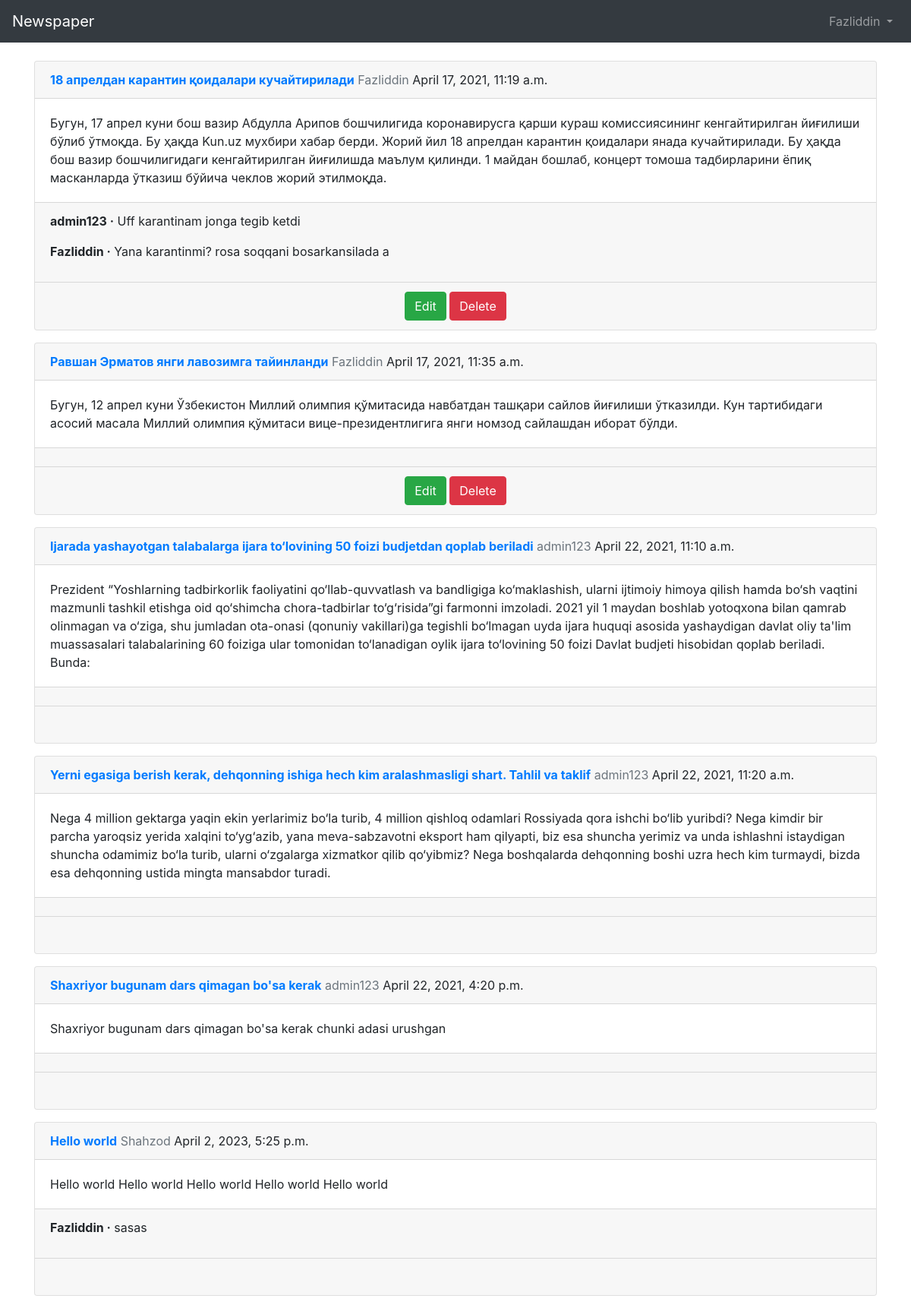
/articles/ (signed in), run on the app's committed database.
### users/models.py (models this page shows)
class CustomerUser(AbstractUser):
    age = models.PositiveIntegerField(null=True,blank=True)
    address = models.CharField(max_length=200,null=True,blank=True)
    universitet = models.CharField(max_length=200,null=True,blank=True)

### articles/models.py (models this page shows, shortened)
class Article(models.Model):
    title = models.CharField(max_length=250)
    image = models.ImageField(upload_to='media/',null=True,blank=True)  #new
    body = models.TextField()
    date = models.DateTimeField(auto_now_add=True)
    author = models.ForeignKey(
        get_user_model(),
        on_delete = models.CASCADE,
    )

class Comment(models.Model):
    article = models.ForeignKey(
        Article,
        on_delete=models.CASCADE,
        related_name='comments',
        )
    comment = models.CharField(max_length=120)
    author = models.ForeignKey(
        get_user_model(),
        on_delete=models.CASCADE,
                               )
    def __str__(self):
        return self.comment

### articles/views.py (the view)
# urls.py: path('',ArticleListView.as_view(),name='article_list'),
class ArticleListView(ListView):
    model = Article
    template_name = 'article_list.html'

### templates/article_list.html (shortened to what this page needs)
{% extends 'base.html' %}
{% block content %}
{% for article in object_list %}
<div class="card mb-3">
    <div class="card-header">
        <a href="{% url 'article_detail' article.pk %}">
        <span class="font-weight-bold">{{article.title}}</span>
        </a>
        <span class="text-muted">{{article.author}}</span>
        {{article.date}}
    </div>
    <div class="card-body">
        {{article.body}}
    </div>
    <div class="card-footer">
        {% for comment in article.comments.all %}
        <p>
            <span class="font-weight-bold">{{ comment.author }} &middot;</span>
            {{ comment }}
        </p>
        {% endfor %}
    </div>
    <div class="card-footer text-center text-muted">
        {% if user.is_authenticated and article.author == request.user %}
        <a href="{% url 'article_edit' article.pk %}" class="btn btn-success">Edit</a>
        <a href="{% url 'article_delete' article.pk %}" class="btn btn-danger">Delete</a>
        {% else %}
        <br>
        {% endif %}
    </div>
</div>
{% endfor%}
{% endblock content %}

### templates/base.html (shortened to what this page needs)
<!DOCTYPE html>
<html lang="en">
<head>
<link rel="stylesheet" href="https://stackpath.bootstrapcdn.com/bootstrap/4.1.3/css/bootstrap.min.css"
>
</head>
<body>
<nav class="navbar navbar-expand-md navbar-dark bg-dark mb-4">
    <a class="navbar-brand" href="{% url 'home' %}">Newspaper</a>
<div class="collapse navbar-collapse" id="navbarCollapse">
    {% if user.is_authenticated %}
    <ul class="navbar-nav ml-auto">
        <li class="nav-item">
            <a class="nav-link dropdown-toggle" href="#" id="userMenu" data-toggle="dropdown"
               aria-haspopup="true" aria-expanded="false">
                {{user.username}}
            </a>
        </li>
    </ul>
    {% else %}
    <form class="form-inline ml-auto">
<a href="{% url 'login' %}" class="btn btn-secondary"> Log In </a>
        <a href="{% url 'signup' %}" class="btn btn-primary ml-2">Ro`yxatdan o'tish</a>
    </form>
    {% endif %}
</div>
</nav>
<div class="container">
{% block content %}
{% endblock content %}
</div>
</body>
</html>

### data on the page
CustomerUser: username "Fazliddin"
Article: title "18 апрелдан карантин қоидалари кучайтирилади", author "Fazliddin", date "April 17, 2021, 11:19 a.m.", body "Бугун, 17 апрел куни бош вазир Абдулла Арипов бошчилигида коронавирусга қарши кураш комиссиясининг кенгайтирилган йиғилиши бўлиб ўтмоқда. Бу ҳақда Kun.uz мухбири хабар берди. Жорий йил 18 апрелдан карантин қоидалари янада кучайтирилади. Бу ҳақда бош вазир бошчилигидаги кенгайтирилган йиғилишда маълум қилинди. 1 майдан бошлаб, концерт томоша тадбирларини ёпиқ масканларда ўтказиш бўйича чеклов жорий этилмоқда.", shows "Edit"
Comment: author "admin123", comment "Uff karantinam jonga tegib ketdi"
Comment: author "Fazliddin", comment "Yana karantinmi? rosa soqqani bosarkansilada a"
Article: title "Равшан Эрматов янги лавозимга тайинланди", author "Fazliddin", date "April 17, 2021, 11:35 a.m.", body "Бугун, 12 апрел куни Ўзбекистон Миллий олимпия қўмитасида навбатдан ташқари сайлов йиғилиши ўтказилди. Кун тартибидаги асосий масала Миллий олимпия қўмитаси вице-президентлигига янги номзод сайлашдан иборат бўлди.", shows "Edit"
Article: title "Ijarada yashayotgan talabalarga ijara to‘lovining 50 foizi budjetdan qoplab beriladi", author "admin123", date "April 22, 2021, 11:10 a.m.", body "Prezident “Yoshlarning tadbirkorlik faoliyatini qo‘llab-quvvatlash va bandligiga ko‘maklashish, ularni ijtimoiy himoya qilish hamda bo‘sh vaqtini mazmunli tashkil etishga oid qo‘shimcha chora-tadbirlar to‘g‘risida”gi farmonni imzoladi. 2021 yil 1 maydan boshlab yotoqxona bilan qamrab olinmagan va o‘ziga, shu jumladan ota-onasi (qonuniy vakillari)ga tegishli bo‘lmagan uyda ijara huquqi asosida yashaydigan davlat oliy ta'lim muassasalari talabalarining 60 foiziga ular tomonidan to‘lanadigan oylik ijara to‘lovining 50 foizi Davlat budjeti hisobidan qoplab beriladi. Bunda:"
Article: title "Yerni egasiga berish kerak, dehqonning ishiga hech kim aralashmasligi shart. Tahlil va taklif", author "admin123", date "April 22, 2021, 11:20 a.m.", body "Nega 4 million gektarga yaqin ekin yerlarimiz bo‘la turib, 4 million qishloq odamlari Rossiyada qora ishchi bo‘lib yuribdi? Nega kimdir bir parcha yaroqsiz yerida xalqini to‘yg‘azib, yana meva-sabzavotni eksport ham qilyapti, biz esa shuncha yerimiz va unda ishlashni istaydigan shuncha odamimiz bo‘la turib, ularni o‘zgalarga xizmatkor qilib qo‘yibmiz? Nega boshqalarda dehqonning boshi uzra hech kim turmaydi, bizda esa dehqonning ustida mingta mansabdor turadi."
Article: title "Shaxriyor bugunam dars qimagan bo'sa kerak", author "admin123", date "April 22, 2021, 4:20 p.m.", body "Shaxriyor bugunam dars qimagan bo'sa kerak chunki adasi urushgan"
Article: title "Hello world", author "Shahzod", date "April 2, 2023, 5:25 p.m.", body "Hello world Hello world Hello world Hello world Hello world"
Comment: author "Fazliddin", comment "sasas"
